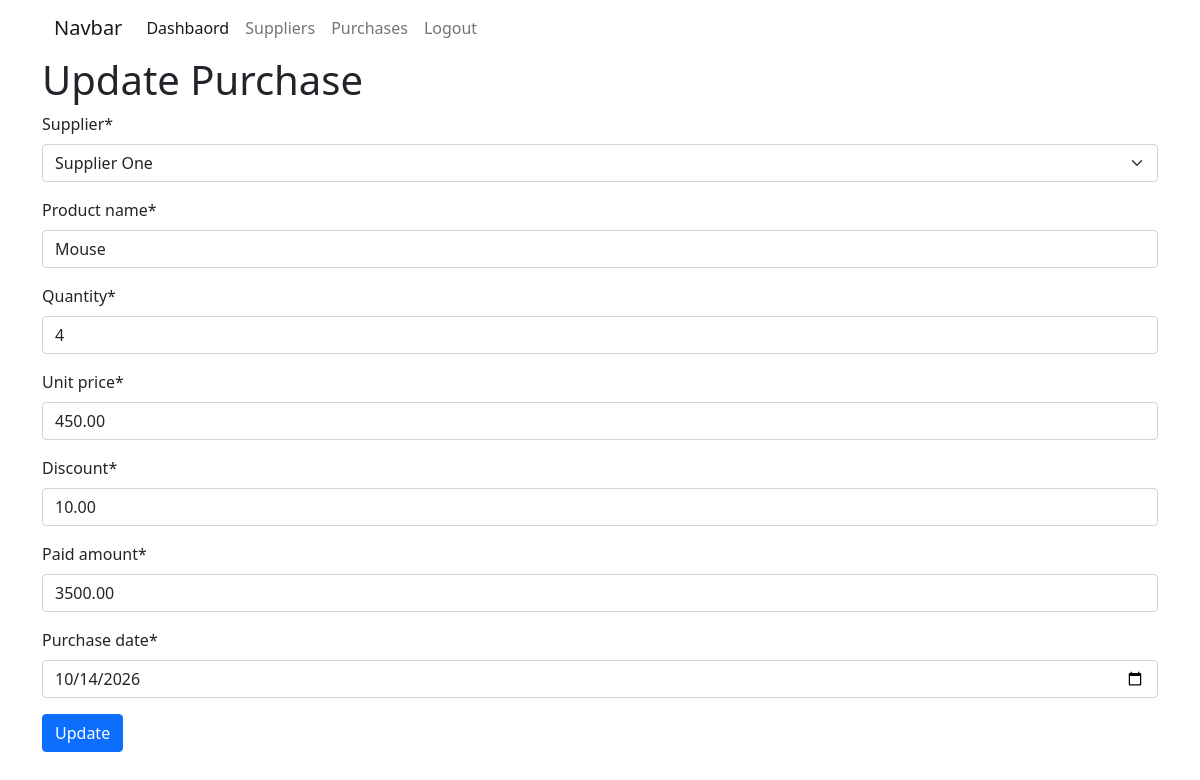
/purchases/1/update/ (signed in), run on the app's committed database.
### purchase/models.py (models this page shows, shortened)
class Purchase(models.Model):
    user = models.ForeignKey(User, on_delete=models.CASCADE)
    supplier = models.ForeignKey(
        Supplier,
        on_delete=models.CASCADE,
        related_name="purchases"
    )
    product_name = models.CharField(max_length=100)
    quantity = models.PositiveIntegerField()
    unit_price = models.DecimalField(max_digits=10, decimal_places=2)
    discount = models.DecimalField(max_digits=10, decimal_places=2, default=0)
    total_amount = models.DecimalField(max_digits=10, decimal_places=2)
    paid_amount = models.DecimalField(max_digits=10, decimal_places=2)
    due_amount = models.DecimalField(max_digits=10, decimal_places=2)
    purchase_date = models.DateField()

### purchase/views.py (the view)
# urls.py: path('purchases/<int:pk>/update/', views.purchase_update_view, name='purchase_update_view'),
@login_required
def purchase_update_view(request, pk):
    purchase = get_object_or_404(Purchase, pk=pk, user=request.user)
    form_data = PurchaseForm(instance=purchase, user=request.user)
    if request.method == 'POST':
        form_data = PurchaseForm(request.POST, instance=purchase, user=request.user)
        if form_data.is_valid():
            form_data.save()
            messages.success(request, 'Purchase Updated Successfully.')
            return redirect('purchase_list_view')
    context = {
        'form_data': form_data,
        'form_title': 'Update Purchase',
        'form_btn': 'Update'
    }
    return render(request, 'master/base-form.html', context)

### purchase/forms.py
class PurchaseForm(forms.ModelForm):
    class Meta:
        model = Purchase
        fields = '__all__'
        exclude = ['user', 'total_amount', 'due_amount']
        widgets = {
            'purchase_date': forms.DateInput(attrs={'type': 'date'})
        }
    def __init__(self, *args, **kwargs):
        user = kwargs.pop('user', None)
        super().__init__(*args, **kwargs)
        if user:
            self.fields['supplier'].queryset = Supplier.objects.filter(user=user)

### purchase/models.py (called while the page is built)
    def __str__(self):
        return self.supplier_name

### purchase/templates/master/base-form.html (shortened to what this page needs)
{% extends 'master/base.html' %}
{% load crispy_forms_tags %}
{% block body %}
<h1>{{form_title}}</h1>
<form action="" method="POST" enctype="multipart/form-data" class="mb-4">
    {{form_data|crispy}}
    <button type="submit" class="btn btn-primary">{{form_btn}}</button>
</form>
{% endblock body %}

### data on the page
Purchase: supplier "Supplier One", product_name "Mouse", quantity "4", unit_price "450.00", discount "10.00", paid_amount "3500.00", purchase_date "10/14/2026"
